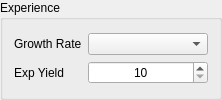
                   <widget class="QGroupBox" name="groupBox_exp">
                    <property name="title">
                     <string>Experience</string>
                    </property>
                    <layout class="QFormLayout" name="formLayout_exp">
                     <property name="formAlignment">
                      <set>Qt::AlignCenter</set>
                     </property>
                     <item row="0" column="0">
                      <widget class="QLabel" name="label_20">
                       <property name="text">
                        <string>Growth Rate</string>
                       </property>
                      </widget>
                     </item>
                     <item row="0" column="1">
                      <widget class="QComboBox" name="exp_growth_rate"/>
                     </item>
                     <item row="1" column="0">
                      <widget class="QLabel" name="label_21">
                       <property name="text">
                        <string>Exp Yield</string>
                       </property>
                      </widget>
                     </item>
                     <item row="1" column="1">
                      <widget class="QSpinBox" name="exp_yield">
                       <property name="sizePolicy">
                        <sizepolicy hsizetype="Expanding" vsizetype="Fixed">
                         <horstretch>0</horstretch>
                         <verstretch>0</verstretch>
                        </sizepolicy>
                       </property>
                       <property name="minimumSize">
                        <size>
                         <width>120</width>
                         <height>0</height>
                        </size>
                       </property>
                       <property name="alignment">
                        <set>Qt::AlignCenter</set>
                       </property>
                       <property name="minimum">
                        <number>10</number>
                       </property>
                       <property name="maximum">
                        <number>1000</number>
                       </property>
                      </widget>
                     </item>
                    </layout>
                   </widget>
